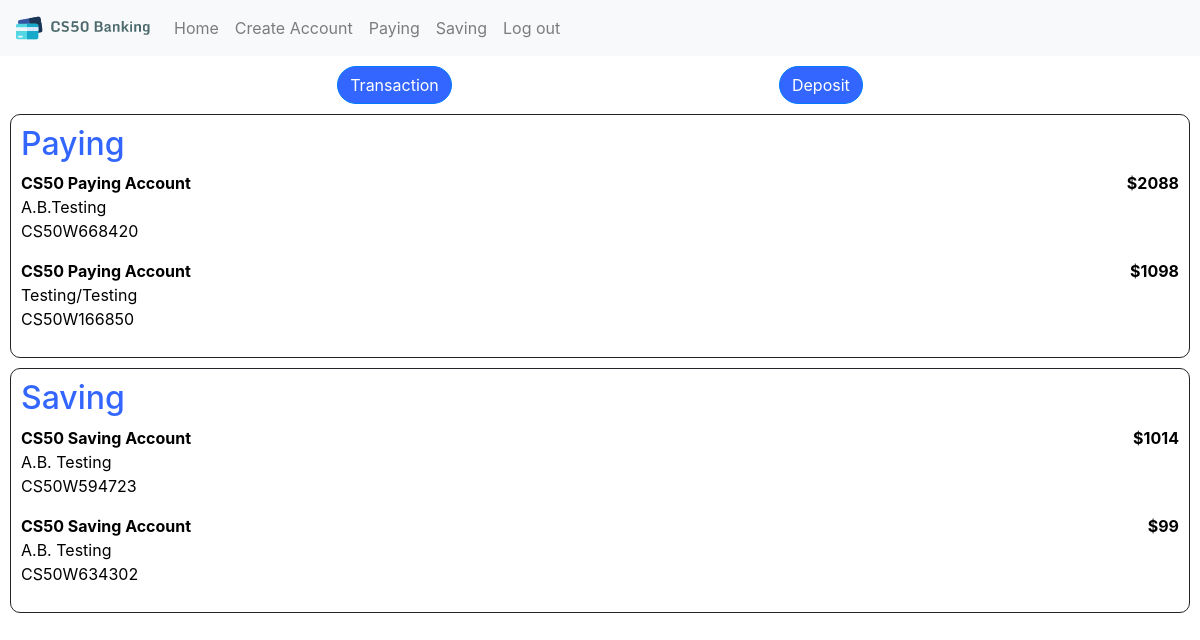
The app's page / (signed in), older data.
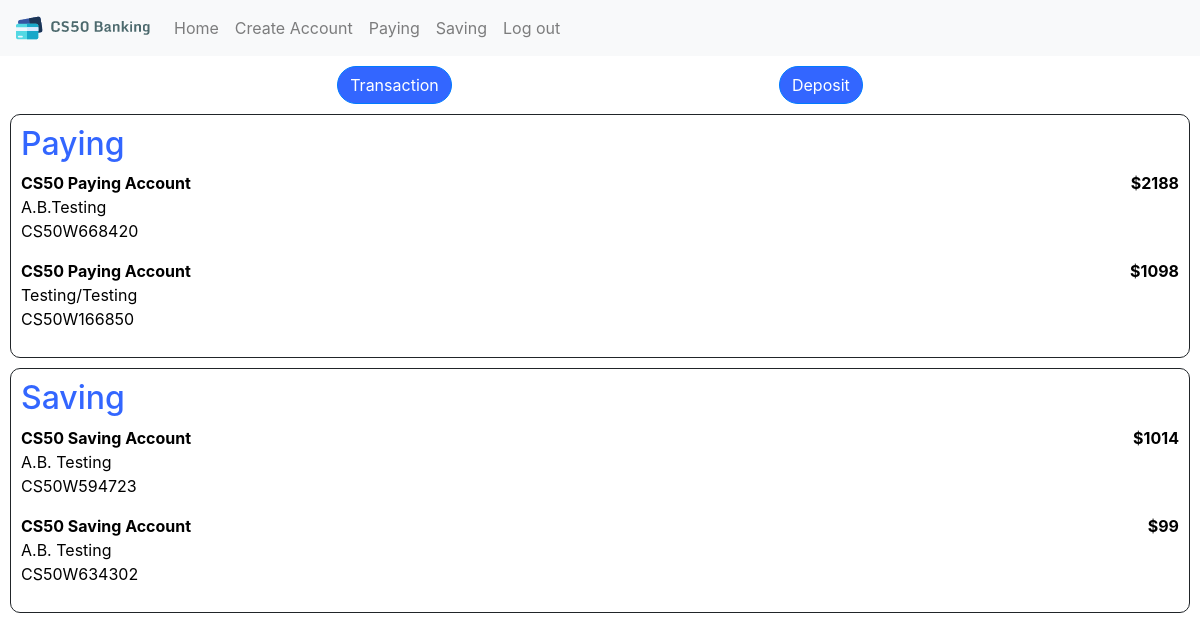
The same page, newer data.
### bank/models.py (models this page shows, shortened)
class Bankaccount(models.Model):
    holder = models.ManyToManyField('User', blank=False, related_name="account")
    holder_name = models.CharField(max_length=150)
    name = models.CharField(max_length=50)
    number = models.CharField(max_length=18, unique=True)
    amount = models.IntegerField()
    type = models.CharField(max_length=4)
    interest = models.IntegerField()

### bank/views.py (the view)
# urls.py: path("", views.index, name="index"),
def index(request):
    if request.user.is_authenticated:
        user = User.objects.get(pk=request.user.id)
        return render(request, "bank/index.html", {
            "user": user,
            "paying": True,
            "saving": True,
            "paying_accounts": user.account.filter(type = "Pay"),
            "saving_accounts": user.account.filter(type = "Save")
        })
    else:
        return login_view(request)

### bank/models.py (called while the page is built)
    def __str__(self):
        return f"{self.first_name} {self.last_name}"

### bank/templates/bank/index.html (shortened to what this page needs)
{% extends "bank/layout.html" %}
{% load static %}
{% block body %}
    <div id"index_container">
        <div id="index_actions">
            <form action="{% url 'transaction' %}">
                <button type="submit" class="btn btn-primary btn-rounded">Transaction</button>
            </form>
            <form action="{% url 'deposit' %}">
                <button type="submit" class="btn btn-primary btn-rounded">Deposit</button>
            </form>
        </div>
        {% if paying %}
            <div id="index_paying">
                <h2>Paying</h2>
                {% for account in paying_accounts %}
                    <a id="account_href" href="{% url 'account' id=account.id %}">
                        <div id="paying_account{{ account.id }}">
                            <div id="paying_account_flex">
                                <b>{{ account.name }}</b>
                                <b>${{ account.amount }}</b>
                            </div>
                            <p>
                                {{ account.holder_name }}<br>
                                {{ account.number }}
                            </p>
                        </div>
                    </a>
                {% endfor %}
            </div>
        {% endif %}
        {% if saving %}
            <div id="index_saving">
                <h2>Saving</h2>
                {% for account in saving_accounts %}
                    <a id="account_href" href="{% url 'account' id=account.id %}">
                        <div id="saving_account{{ account.id }}">
                            <div id="saving_account_flex">
                                <b>{{ account.name }}</b>
                                <b>${{ account.amount }}</b>
                            </div>
                            <p>
                                {{ user }}<br>
                                {{ account.number }}
                            </p>
                        </div>
                    </a>
                {% endfor %}
            </div>
        {% endif %}
    </div>
{% endblock %}

Row changes from the older to the newer data that the page shows:
changed Bankaccount "A.B.Testing": amount "2088" → "2188"
